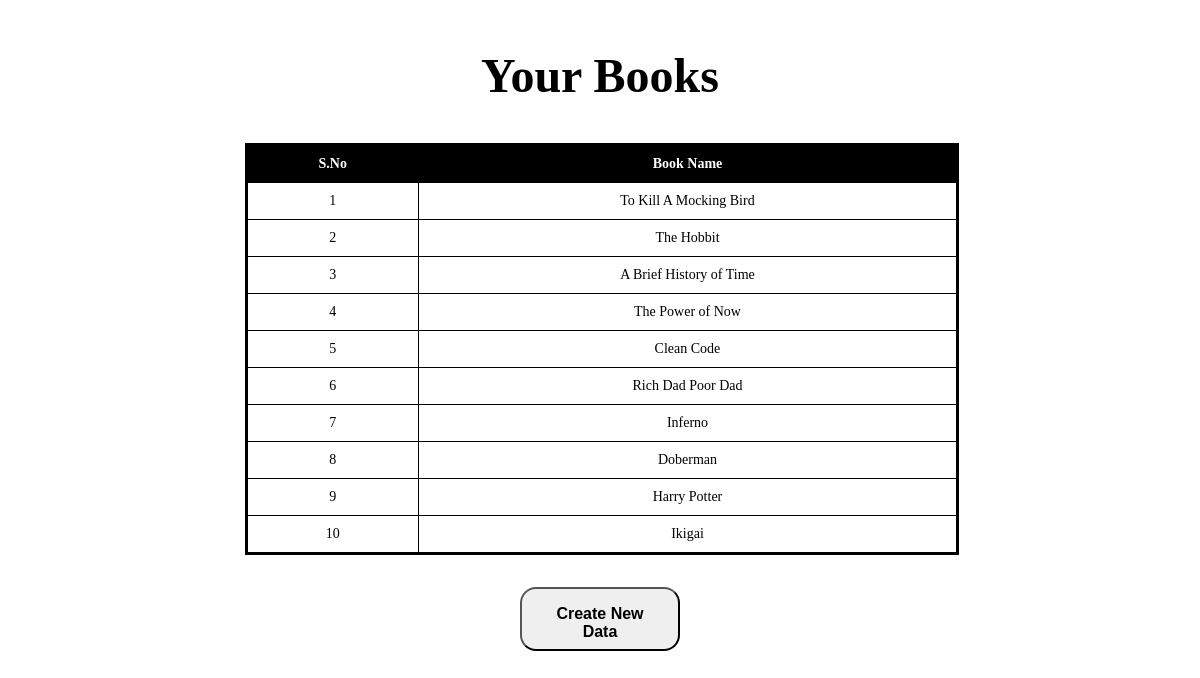
The page / on the database its author committed.
### app/models.py (models this page shows)
class Books(models.Model):
    name = models.CharField(max_length=32)
    author = models.CharField(max_length=32)
    price = models.IntegerField()
    genre = models.CharField(max_length=32)
    quantity = models.IntegerField()
    rating = models.IntegerField()
    def __str__(self):
        return self.name

### app/views.py (the view)
# urls.py: path('',views.index,name='index'),
def index(request):
    data = Books.objects.all().order_by('-id')
    context = {
        'data':data
    }
    return render(request,'index.html',context)

### app/templates/index.html (shortened to what this page needs)
<!DOCTYPE html>
<html lang="en">
<head>
</head>
<body>
    <div class="section">
        <section>
            <div class="sd">
                <div id="std">
                    <h1>Your Books</h1>
                </div>
            </div>
            <div class="table-contents">
                <table>
                    <thead>
                        <th>
                            S.No
                        </th>
                        <th>
                            Book Name
                        </th>
                    </thead>
                    {% for i in data %}
                    <tbody>
                        <tr>
                            <td>{{ forloop.counter }}</td>
                            <td id="links">
                                <a href="{% url 'display' i.id %}" style="text-decoration: none; color: black;">
                                    {{i.name}}
                                </a>
                            </td>
                        </tr>
                    </tbody>
                    {% endfor %}
                </table>
            </div>
            <div class="button">
                <div class="button-con">
                    <button type="submit">
                        <div class="links">
                            <a href="{% url 'create' %}">
                                Create New Data
                            </a>
                        </div>
                    </button>
                </div>
            </div>
        </section>
    </div>
</body>
</html>

### app/templates/index.html (style rules this page uses)
.section { display: flex; justify-content: center; width: 100%; }
section { width: 60%; display: flex; flex-direction: column; justify-content: space-evenly; }
.sd { display: flex; justify-content: center; align-items: center; }
#std h1 { font-weight: bolder; font-size: 3rem; }
.table-contents { width: 100%; border: 2px solid black; background-color: white; }
table { width: 100%; border-collapse: collapse; }
th, td { border: 1px solid black; text-align: center; padding: 10px; font-size: 14px; }
th { background-color: black; color: white; font-weight: bold; }
td { color: black; word-wrap: break-word; max-width: 200px; }
.button { display: flex; justify-content: center; align-items: center; margin-top: 2rem; }
.button-con button { padding: 1rem; border-radius: 1rem; width: 10rem; height: 4rem; }
.links a { text-decoration: none; color: #000; }
button { font-size: 1rem; font-weight: bold; }

### rows shown on the page
Books: name "To Kill A Mocking Bird"
Books: name "The Hobbit"
Books: name "A Brief History of Time"
Books: name "The Power of Now"
Books: name "Clean Code"
Books: name "Rich Dad Poor Dad"
Books: name "Inferno"
Books: name "Doberman"
Books: name "Harry Potter"
Books: name "Ikigai"
